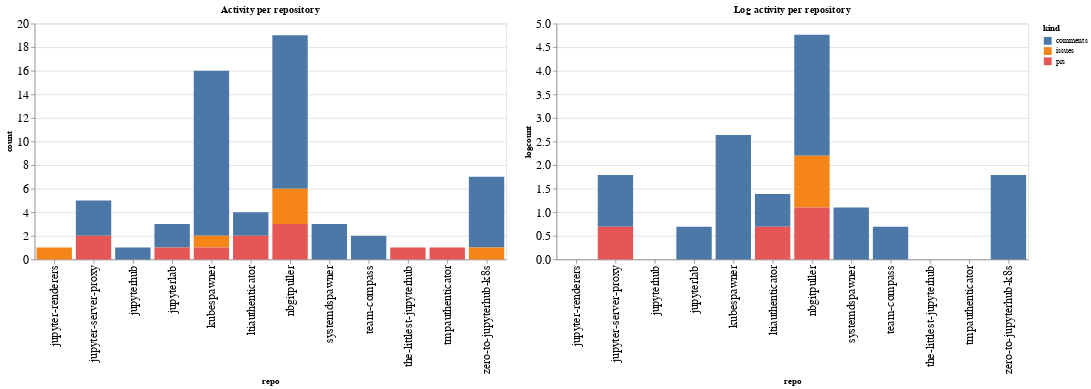

Write notebook code for a chart like this one.
### Code cell
ch1 = alt.Chart(repo_summaries, width=600, title="Activity per repository").mark_bar().encode(
    x='repo',
    y='count',
    color='kind',
    tooltip="kind"
)

ch2 = alt.Chart(repo_summaries, width=600, title="Log activity per repository").mark_bar().encode(
    x='repo',
    y='logcount',
    color='kind',
    tooltip="kind"
)

ch1 | ch2

### Figure 1 — Vega-Lite specification as saved in the notebook (floating-point values rounded to 4 significant figures)
{"config": {"axisLeft": {"labelFontSize": 15}, "axisBottom": {"labelFontSize": 15}}, "hconcat": [{"mark": "bar", "encoding": {"color": {"type": "nominal", "field": "kind"}, "tooltip": {"type": "nominal", "field": "kind"}, "x": {"type": "nominal", "field": "repo"}, "y": {"type": "quantitative", "field": "count"}}, "title": "Activity per repository", "width": 600}, {"mark": "bar", "encoding": {"color": {"type": "nominal", "field": "kind"}, "tooltip": {"type": "nominal", "field": "kind"}, "x": {"type": "nominal", "field": "repo"}, "y": {"type": "quantitative", "field": "logcount"}}, "title": "Log activity per repository", "width": 600}], "data": {"name": "data-0798703f9fb5d02783c03593af38271c"}, "$schema": "https://vega.github.io/schema/vega-lite/v4.8.1.json", "datasets": {"data-0798703f9fb5d02783c03593af38271c": [{"repo": "jupyter-renderers", "kind": "issues", "count": 1, "logcount": 0.0}, {"repo": "jupyter-server-proxy", "kind": "comments", "count": 3, "logcount": 1.099}, {"repo": "jupyter-server-proxy", "kind": "prs", "count": 2, "logcount": 0.6931}, {"repo": "jupyterhub", "kind": "comments", "count": 1, "logcount": 0.0}, {"repo": "jupyterlab", "kind": "comments", "count": 2, "logcount": 0.6931}, {"repo": "jupyterlab", "kind": "prs", "count": 1, "logcount": 0.0}, {"repo": "kubespawner", "kind": "comments", "count": 14, "logcount": 2.639}, {"repo": "kubespawner", "kind": "issues", "count": 1, "logcount": 0.0}, {"repo": "kubespawner", "kind": "prs", "count": 1, "logcount": 0.0}, {"repo": "ltiauthenticator", "kind": "comments", "count": 2, "logcount": 0.6931}, {"repo": "ltiauthenticator", "kind": "prs", "count": 2, "logcount": 0.6931}, {"repo": "nbgitpuller", "kind": "comments", "count": 13, "logcount": 2.565}, {"repo": "nbgitpuller", "kind": "issues", "count": 3, "logcount": 1.099}, {"repo": "nbgitpuller", "kind": "prs", "count": 3, "logcount": 1.099}, {"repo": "systemdspawner", "kind": "comments", "count": 3, "logcount": 1.099}, {"repo": "team-compass", "kind": "comments", "count": 2, "logcount": 0.6931}, {"repo": "the-littlest-jupyterhub", "kind": "prs", "count": 1, "logcount": 0.0}, {"repo": "tmpauthenticator", "kind": "prs", "count": 1, "logcount": 0.0}, {"repo": "zero-to-jupyterhub-k8s", "kind": "comments", "count": 6, "logcount": 1.792}, {"repo": "zero-to-jupyterhub-k8s", "kind": "issues", "count": 1, "logcount": 0.0}]}}
